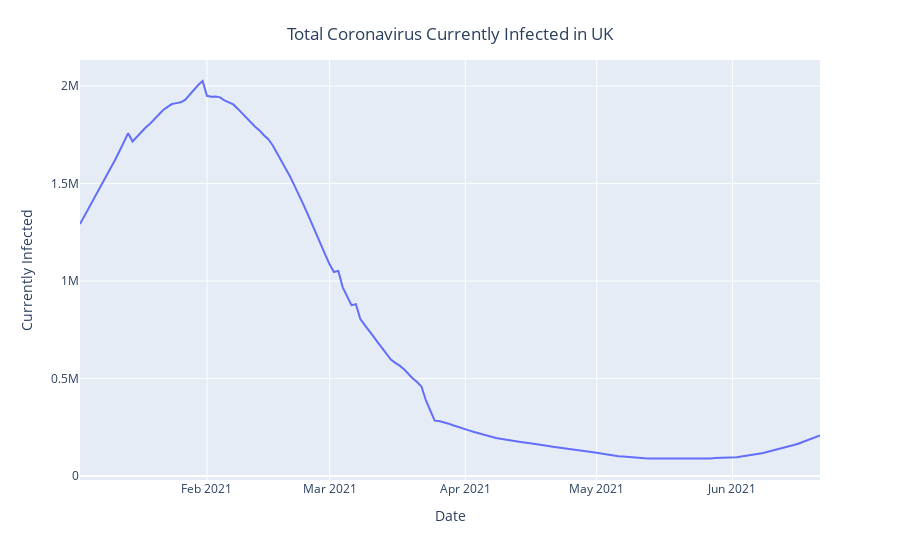
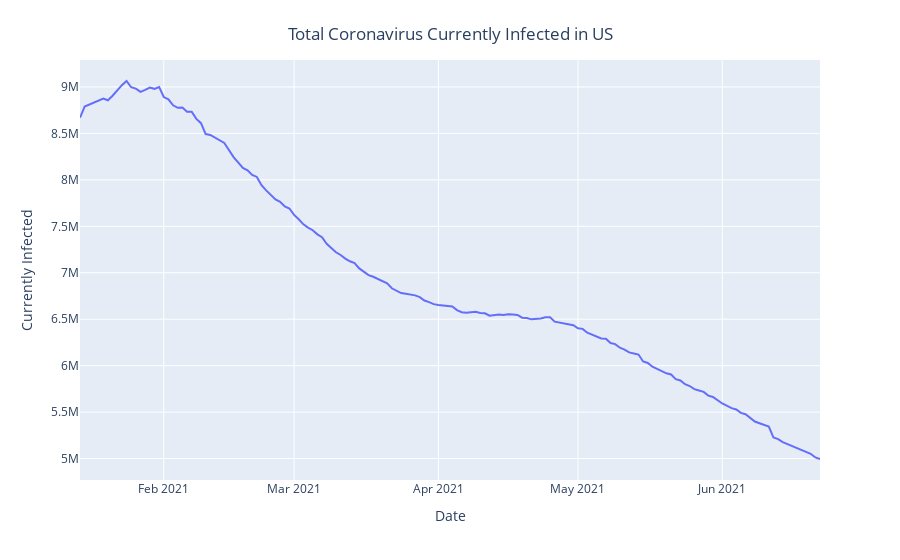
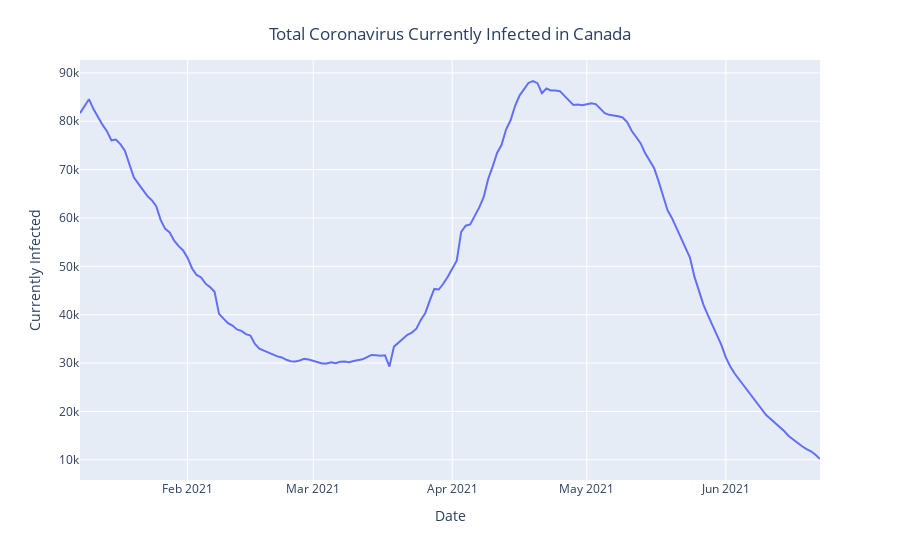
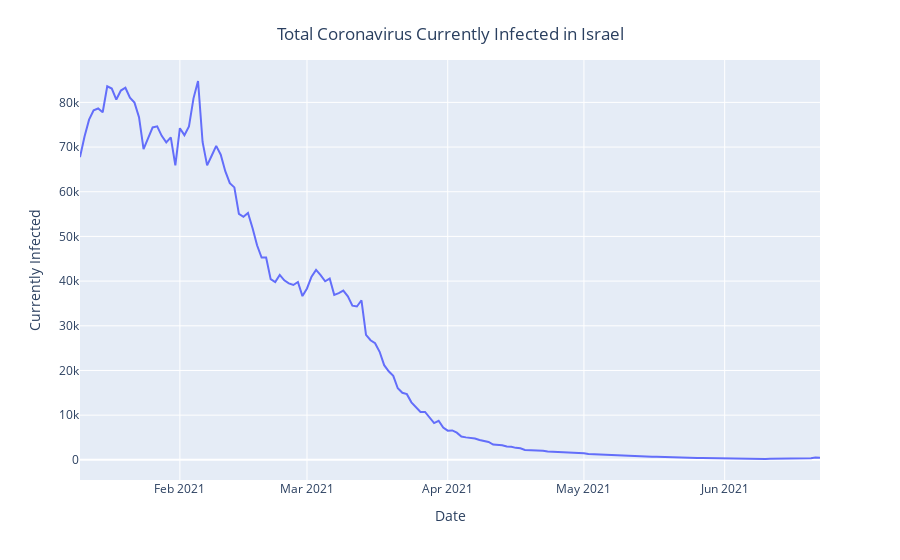

Notebook code cell kept with these figures, in order:
### Code cell
countries=["UK","US","Canada","Israel","Italy","Germany","Argentina"]   
for c in countries:
    KPI = covid_daily.data(country= c, chart = 'graph-active-cases-total',  as_json=False)
    Vaccinated=rVaccinated.copy()
    Vaccinated.query("location=='%s'" %c, inplace = True)
    # Start Measuring from the time the vaccines started
    #Vaccinated.query("people_fully_vaccinated_per_hundred>0" , inplace = True)
    # Conver the Day to Datetime Index
    Vaccinated['date'] = pd.DatetimeIndex(Vaccinated['date'])
 
    # Join the data
    merged = KPI.merge(Vaccinated, how='inner', left_index=True, right_on='date')
    merged.index=merged.date
    merged.index.name = 'Date'
    merged=merged[['location','date',"Total Coronavirus Currently Infected"]].copy()
#print(merged)

    fig = px.line(merged, x = 'date', y ='Total Coronavirus Currently Infected')
    fig.update_layout(
        title={
            'text' : "Total Coronavirus Currently Infected in "+c,
            'y':0.95,
            'x':0.5
        },
        xaxis_title="Date",
        yaxis_title="Currently Infected"
    )
    fig.show()



'''
countries=["UK","US","Canada","Israel","Italy","Germany","Argentina"]   
# Get Data only for Israel
for c in countries:
    KPI = covid_daily.data(country=c, chart = 'graph-cases-daily',  as_json=False)
    Vaccinated=rVaccinated.copy()
    Vaccinated.query("location=='%s'" %c, inplace = True)
    # Start Measuring from the time the vaccines started
    Vaccinated.query("people_fully_vaccinated_per_hundred>0" , inplace = True)
    # Conver the Day to Datetime Index
    Vaccinated['date'] = pd.DatetimeIndex(Vaccinated['date'])
 
    # Join the data
    merged = KPI.merge(Vaccinated, how='inner', left_index=True, right_on='date')
    merged.index=merged.date
    merged.index.name = 'Date'
 
    rolling_merged = merged[['people_fully_vaccinated_per_hundred', 'Novel Coronavirus Daily Cases']].rolling(7).mean().dropna()
 
    rolling_merged.plot.scatter('people_fully_vaccinated_per_hundred', 'Novel Coronavirus Daily Cases',  
                    figsize=(12,8), title = c+": Daily Cases vs %Population Vaccinated")
'''

### Figure 1 — Plotly figure (JSON) as saved in the notebook; plotly's stock layout.template omitted (floating-point values rounded to 4 significant figures; data arrays with more than 128 entries replaced by an {"elided": "..."} marker saying what was removed)
{"data": [{"hovertemplate": "date=%{x}<br>Total Coronavirus Currently Infected=%{y}<extra></extra>", "legendgroup": "", "line": {"color": "#636efa", "dash": "solid"}, "mode": "lines", "name": "", "orientation": "v", "showlegend": false, "type": "scatter", "x": {"elided": "164 str values"}, "xaxis": "x", "y": {"elided": "164 int values"}, "yaxis": "y"}], "layout": {"legend": {"tracegroupgap": 0}, "margin": {"t": 60}, "title": {"text": "Total Coronavirus Currently Infected in UK", "x": 0.5, "y": 0.95}, "xaxis": {"anchor": "y", "domain": [0, 1], "title": {"text": "Date"}}, "yaxis": {"anchor": "x", "domain": [0, 1], "title": {"text": "Currently Infected"}}}}

### Figure 2 — Plotly figure (JSON) as saved in the notebook; plotly's stock layout.template omitted (floating-point values rounded to 4 significant figures; data arrays with more than 128 entries replaced by an {"elided": "..."} marker saying what was removed)
{"data": [{"hovertemplate": "date=%{x}<br>Total Coronavirus Currently Infected=%{y}<extra></extra>", "legendgroup": "", "line": {"color": "#636efa", "dash": "solid"}, "mode": "lines", "name": "", "orientation": "v", "showlegend": false, "type": "scatter", "x": {"elided": "155 str values"}, "xaxis": "x", "y": {"elided": "155 int values"}, "yaxis": "y"}], "layout": {"legend": {"tracegroupgap": 0}, "margin": {"t": 60}, "title": {"text": "Total Coronavirus Currently Infected in US", "x": 0.5, "y": 0.95}, "xaxis": {"anchor": "y", "domain": [0, 1], "title": {"text": "Date"}}, "yaxis": {"anchor": "x", "domain": [0, 1], "title": {"text": "Currently Infected"}}}}

### Figure 3 — Plotly figure (JSON) as saved in the notebook; plotly's stock layout.template omitted (floating-point values rounded to 4 significant figures; data arrays with more than 128 entries replaced by an {"elided": "..."} marker saying what was removed)
{"data": [{"hovertemplate": "date=%{x}<br>Total Coronavirus Currently Infected=%{y}<extra></extra>", "legendgroup": "", "line": {"color": "#636efa", "dash": "solid"}, "mode": "lines", "name": "", "orientation": "v", "showlegend": false, "type": "scatter", "x": {"elided": "166 str values"}, "xaxis": "x", "y": {"elided": "166 int values"}, "yaxis": "y"}], "layout": {"legend": {"tracegroupgap": 0}, "margin": {"t": 60}, "title": {"text": "Total Coronavirus Currently Infected in Canada", "x": 0.5, "y": 0.95}, "xaxis": {"anchor": "y", "domain": [0, 1], "title": {"text": "Date"}}, "yaxis": {"anchor": "x", "domain": [0, 1], "title": {"text": "Currently Infected"}}}}

### Figure 4 — Plotly figure (JSON) as saved in the notebook; plotly's stock layout.template omitted (floating-point values rounded to 4 significant figures; data arrays with more than 128 entries replaced by an {"elided": "..."} marker saying what was removed)
{"data": [{"hovertemplate": "date=%{x}<br>Total Coronavirus Currently Infected=%{y}<extra></extra>", "legendgroup": "", "line": {"color": "#636efa", "dash": "solid"}, "mode": "lines", "name": "", "orientation": "v", "showlegend": false, "type": "scatter", "x": {"elided": "164 str values"}, "xaxis": "x", "y": {"elided": "164 int values"}, "yaxis": "y"}], "layout": {"legend": {"tracegroupgap": 0}, "margin": {"t": 60}, "title": {"text": "Total Coronavirus Currently Infected in Israel", "x": 0.5, "y": 0.95}, "xaxis": {"anchor": "y", "domain": [0, 1], "title": {"text": "Date"}}, "yaxis": {"anchor": "x", "domain": [0, 1], "title": {"text": "Currently Infected"}}}}
